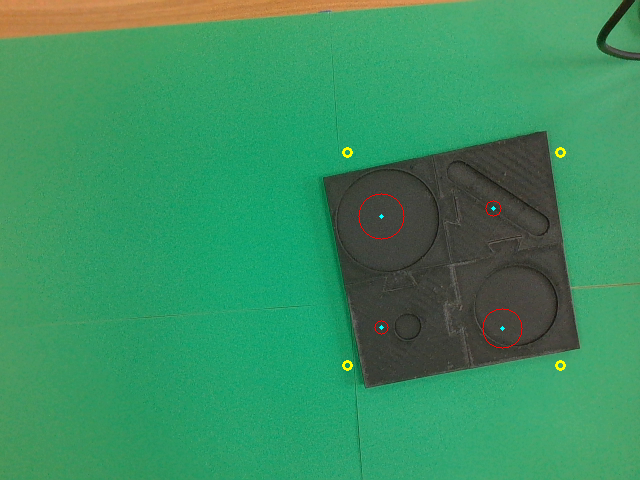
#> input picture ai_测试工具/工位帧/原图/pocketcheck_sample.png, 640 x 480 px
$ python -i tray_detect.py   (imports and definitions only)
#> lines starting #> are read from the running program, lines starting #| are printed output that depends on the picture; after the words box and inside, x2 and y2 are one past the last pixel; in counts of white or black regions, pixels touching at a corner belong together
#> further down, picture is the input picture: shape (480, 640, 3); mean B, G, R 96.8, 144.1, 57.9
# -*- coding: utf-8 -*-
"""料盘位姿检测（用**料盘自身轮廓**，不依赖零件）。

═══ 为什么需要它（而不是只用零件星座）═══

`tray_pose.estimate_pose()` 用「零件星座」估位姿，很准，但有个硬前提：
**画面里得认得出零件**。实测踩过两种情况：

  ① 装配过程中零件被逐个拿走 —— 料盘慢慢变空，最后**一个零件都没有**，
     位姿估计 `ok=False`，只能退回过期的标称坐标，ROI 全错位。
  ② 料盘被挪得很远（本次实测往右挪了约 15cm）—— 同理。

而**料盘本身总是在画面里**（黑/深色、接近正方形、尺寸已知）。
所以再加一条更可靠的依据：**直接检测料盘的轮廓，用它的四个角定位置与朝向**。

═══ 怎么做 ═══

  ① 在 HSV 里取"暗色"掩膜（料盘是黑色 3D 打印件，V 低、S 低）
  ② 去掉绿幕与桌面 → 只留料盘候选
  ③ 找最大连通域，用 `minAreaRect` 得到一个带朝向的旋转矩形
  ④ 检查"像不像料盘"：长宽比接近 1、面积够大
  ⑤ 由矩形的**中心 + 角度**构造刚体变换（相对标称位置）

═══ 与零件星座的关系 ═══

**两者互补，运行时优先用零件星座**（能同时定位置和朝向，精度更高），
零件不够时退回料盘轮廓。料盘轮廓的精度差一些（轮廓受光照/遮挡影响，
边缘提取有几像素抖动），但**永远不会因为"零件被拿走"而失效**。

  优先级：零件星座（>=2 件，残差小） > 料盘轮廓 > 沿用上次位姿 > 标称坐标
"""
from __future__ import annotations

from dataclasses import dataclass
from typing import Callable, List, Optional, Tuple

import cv2
import numpy as np

from .tray_pose import TrayPose


@dataclass
class TrayDetect:
    """料盘轮廓检测结果。"""
    ok: bool = False
    center_px: Optional[Tuple[float, float]] = None
    size_px: Tuple[float, float] = (0.0, 0.0)      # minAreaRect 的 (w, h)
    angle_deg: float = 0.0                          # minAreaRect 角度
    area_px: float = 0.0
    fill: float = 0.0                               # 连通域面积 / 矩形面积
    reason: str = ""


def detect_tray(bgr: np.ndarray,
                v_max: int = 125,
                s_max: int = 140,
                min_area_ratio: float = 0.01,
                aspect_tol: float = 0.35,
                fill_min: float = 0.55) -> TrayDetect:
    """在画面里找料盘（深色、接近正方形的大连通域）。

    参数
      v_max, s_max      暗色阈值。料盘是黑色打印件，实测 V 中值约 60~90；
                        绿幕 V 高、桌面 S 高，都会被这两条挡掉。
      min_area_ratio    最小面积占全图比例（滤掉小暗块）
      aspect_tol        允许的长宽比偏差（料盘接近正方形 -> |w/h-1| 要小）
      fill_min          填充率下限：连通域面积 / 外接旋转矩形面积。
                        料盘中间有凹槽但整体是实心方块，填充率应较高；
                        细长阴影/边缘伪影填充率低。
    """
#> called with v_max = 125, s_max = 140, min_area_ratio = 0.01, aspect_tol = 0.35, fill_min = 0.55
    d = TrayDetect()
    if bgr is None or bgr.size == 0:
        d.reason = "空图"
        return d
    H, W = bgr.shape[:2]
#> H = 480; W = 640
    hsv = cv2.cvtColor(bgr, cv2.COLOR_BGR2HSV)
#> hsv: shape (480, 640, 3); mean H, S, V 66.5, 151, 146.2
    # 深色 + 低饱和：料盘是哑光黑，桌面/绿幕都不满足
    dark = cv2.inRange(hsv, np.array([0, 0, 0], np.uint8),
                       np.array([179, s_max, v_max], np.uint8))
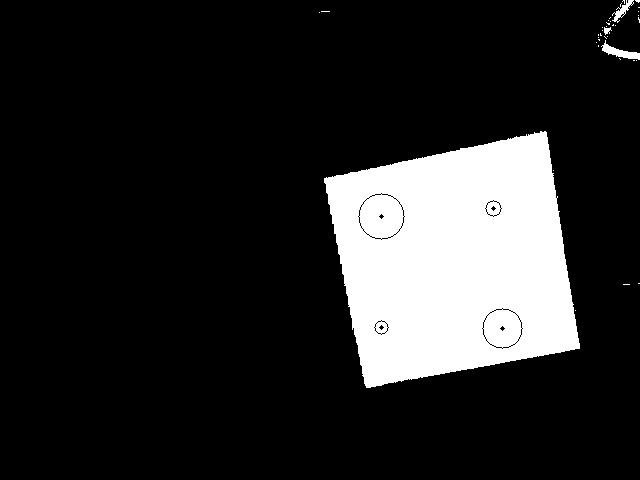
#> dark: shape (480, 640); 15.8% white; 37 white regions (33 under 20 px), largest, box (x1, y1, x2, y2) and area: (324, 131, 580, 388) 47942, (601, 40, 640, 60) 282, (612, 0, 634, 23) 163, (604, 27, 612, 35) 38
    # 形态学：闭运算把凹槽/高光造成的洞补上，再开运算去毛刺
    k = max(3, int(round(min(H, W) * 0.02)) | 1)
#> k = 11
    dark = cv2.morphologyEx(dark, cv2.MORPH_CLOSE, np.ones((k, k), np.uint8))
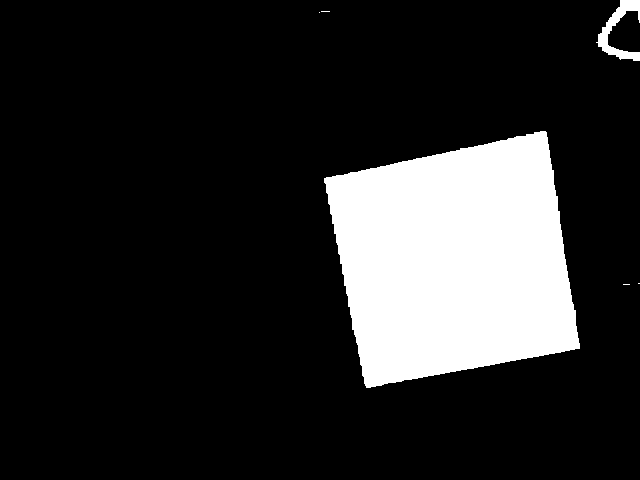
#> dark: shape (480, 640); 16.1% white; 6 white regions (4 under 20 px), largest, box (x1, y1, x2, y2) and area: (324, 131, 580, 388) 48384, (596, 0, 640, 61) 923
    dark = cv2.morphologyEx(dark, cv2.MORPH_OPEN, np.ones((k, k), np.uint8))
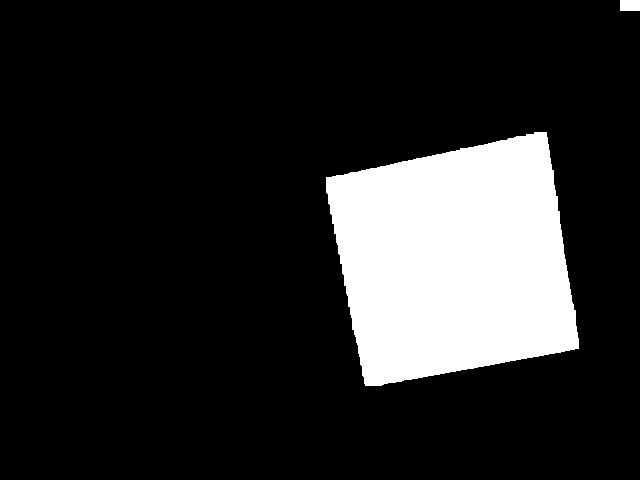
#> dark: shape (480, 640); 15.8% white; 2 white regions, box (x1, y1, x2, y2) and area: (326, 132, 579, 386) 48346, (620, 0, 640, 11) 220

    n, lab, stats, cent = cv2.connectedComponentsWithStats(dark, 8)
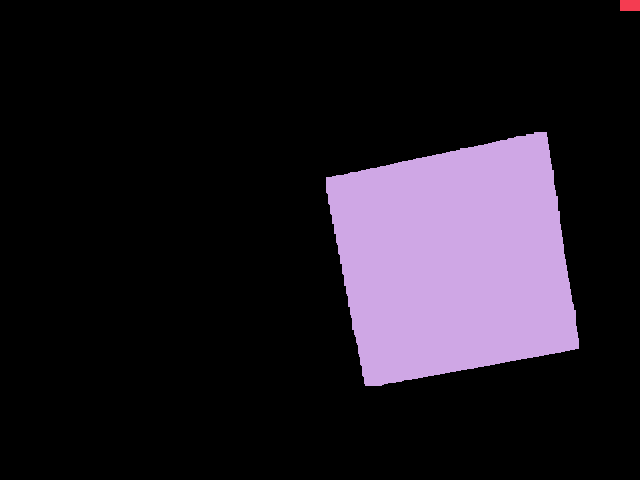
#> lab: shape (480, 640) int32; 3 distinct labels, from 0 to 2; one colour per label, 0 black
#> n = 3; stats = [[0, 0, 640, 480, 258634], [620, 0, 20, 11, 220], [326, 132, 253, 254, 48346]]; cent = [[294.1, 235.8], [629.5, 5], [453.9, 260.2]]
    if n <= 1:
        d.reason = "没找到深色连通域"
        return d
    i = 1 + int(np.argmax(stats[1:, 4]))
#> i = 2
    area = float(stats[i, cv2.CC_STAT_AREA])
#> area = 48346
    if area < min_area_ratio * H * W:
        d.reason = "最大深色块太小（%.1f%%），可能被遮挡或在画面外" % (100 * area / (H * W))
        return d
    mask = (lab == i).astype(np.uint8) * 255
#> mask: shape (480, 640); 15.7% white; 1 white region
    cnts = cv2.findContours(mask, cv2.RETR_EXTERNAL, cv2.CHAIN_APPROX_SIMPLE)[-2]
#> cnts = 1 contour; box (x1, y1, x2, y2) and area: (326, 132, 579, 386) 47910
    if not cnts:
        d.reason = "轮廓提取失败"
        return d
    c = max(cnts, key=cv2.contourArea)
#> c = contour of 281 points, box (x1, y1, x2, y2) (326, 132, 579, 386), area 47910
    (cx, cy), (w, h), ang = cv2.minAreaRect(c)
#> cx = 453.9; cy = 259.2; w = 227.3; h = 221.1; ang = -10.45
    if w <= 1 or h <= 1:
        d.reason = "旋转矩形退化"
        return d
    d.center_px = (float(cx), float(cy))
#> d.center_px = (453.9, 259.2)
    d.size_px = (float(w), float(h))
#> d.size_px = (227.3, 221.1)
    d.angle_deg = float(ang)
#> d.angle_deg = -10.45
    d.area_px = area
#> d.area_px = 48346
    d.fill = float(area / max(1.0, w * h))
#> d.fill = 0.962
    ratio = min(w, h) / max(w, h)
#> ratio = 0.972
    if ratio < (1.0 - aspect_tol):
        d.reason = "长宽比 %.2f 不像方形料盘（可能只框到一部分）" % ratio
        return d
    if d.fill < fill_min:
        d.reason = "填充率 %.2f 太低（可能是不规则阴影）" % d.fill
        return d
    d.ok = True
    return d


# [75 lines left out: function pose_from_tray_detect, not called in this run]

>>> import cv2
>>> picture = cv2.imread('../../../ai_测试工具/工位帧/原图/pocketcheck_sample.png')
>>> result = detect_tray(picture)

$ run again, on ai_测试工具/工位帧/原图/02_相机预览对照_Windows设置里的画面.png
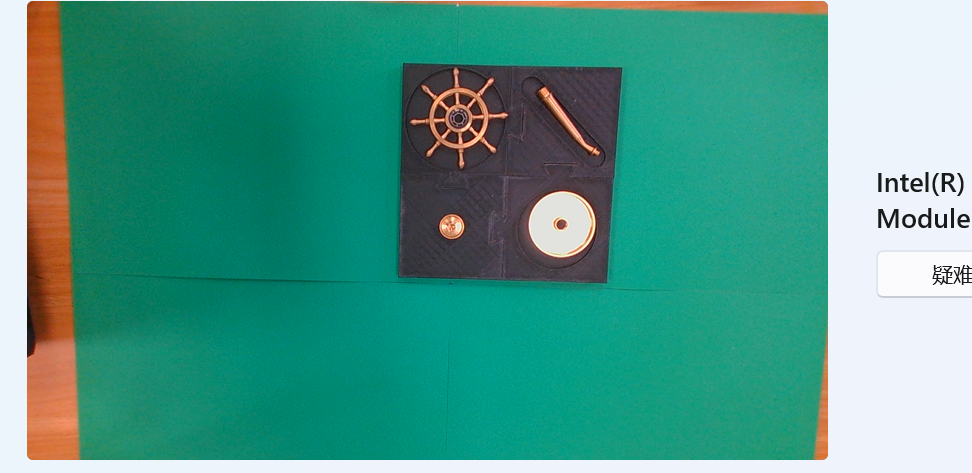
#> input picture ai_测试工具/工位帧/原图/02_相机预览对照_Windows设置里的画面.png, 972 x 473 px
#> picture is the input picture: shape (473, 972, 3); mean B, G, R 136.6, 153.4, 76.5
#> hsv: shape (473, 972, 3); mean H, S, V 88.3, 163.8, 161
#> in detect_tray, `n, lab, stats, cent = cv2.connectedComponentsWithStats(dark, 8)`:
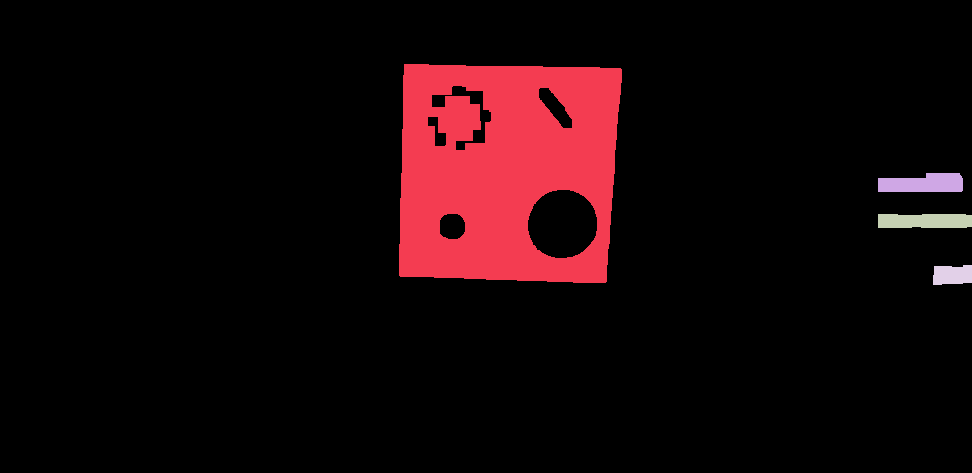
#> lab: shape (473, 972) int32; 5 distinct labels, from 0 to 4; one colour per label, 0 black
#> n = 5; stats = [[0, 0, 972, 473, 416874], [399, 64, 223, 219, 39555], [878, 173, 85, 19, 1364], [878, 214, 94, 14, 1272], [933, 265, 39, 20, 691]]; cent = [[480.2, 242.6], [503.9, 168.6], [922.9, 183.3], [924.5, 220.6], [952, 274.6]]
#> i = 1
#> area = 39555
#> in detect_tray, `mask = (lab == i).astype(np.uint8) * 255`:
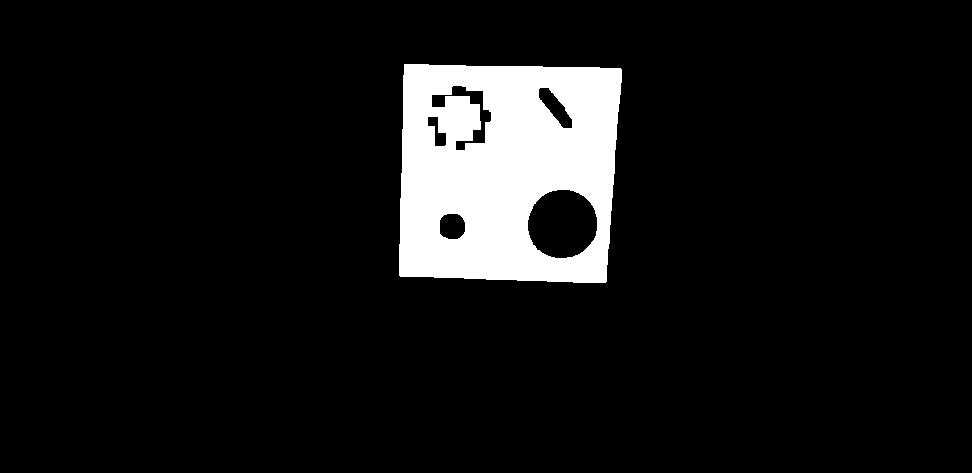
#> mask: shape (473, 972); 8.6% white; 1 white region
#> cnts = 1 contour; box (x1, y1, x2, y2) and area: (399, 64, 622, 283) 45148
#> c = contour of 67 points, box (x1, y1, x2, y2) (399, 64, 622, 283), area 45148
#> cx = 509.7; cy = 172.6; w = 215.6; h = 218.1; ang = -88.6
#> d.center_px = (509.7, 172.6)
#> d.size_px = (215.6, 218.1)
#> d.angle_deg = -88.6
#> d.area_px = 39555
#> d.fill = 0.841
#> ratio = 0.988
